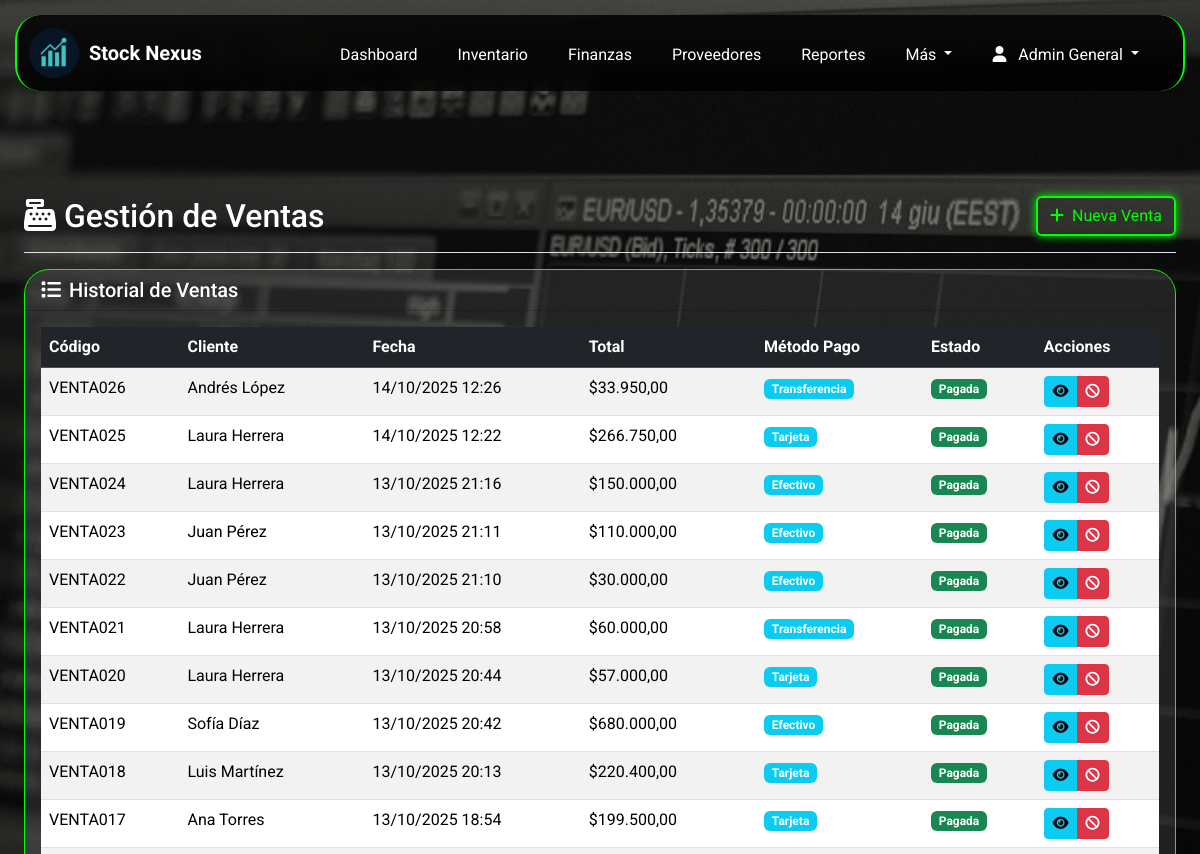
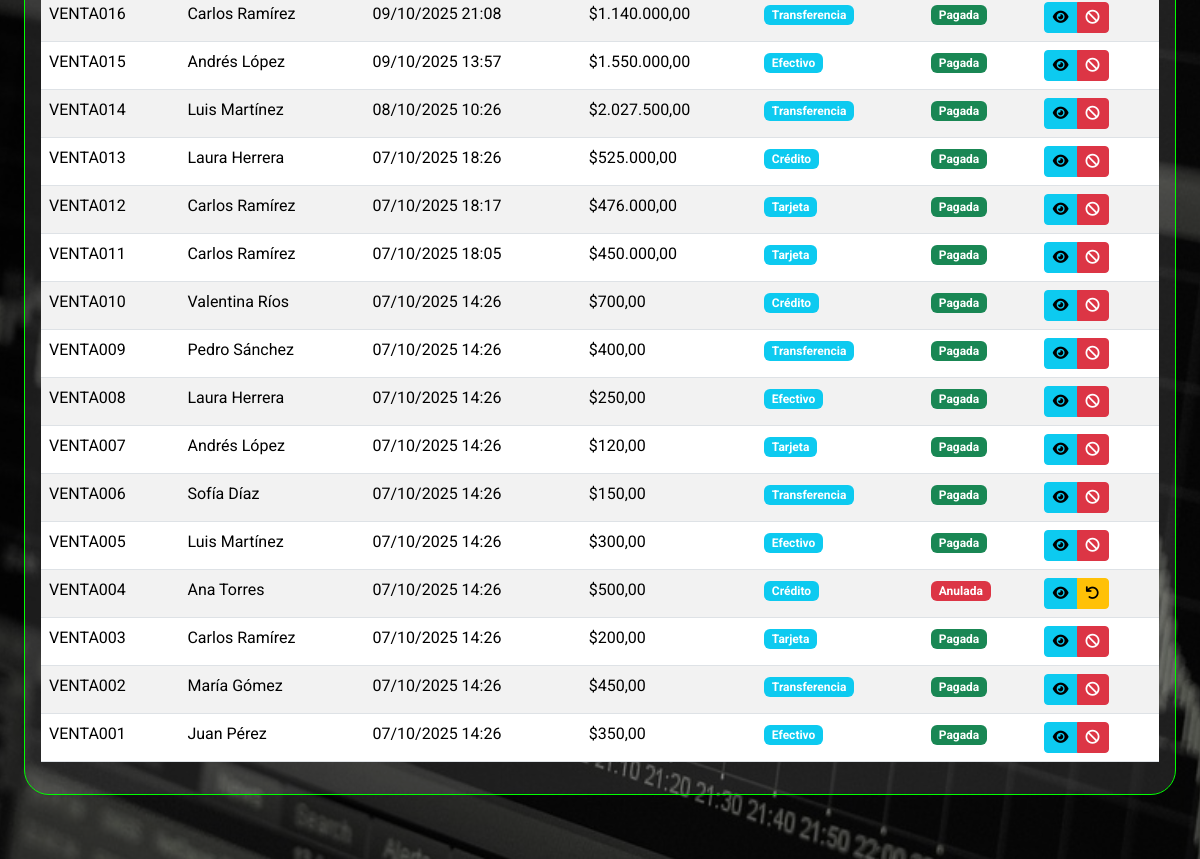
Page /index.php?page=ventas (signed in, upper part) on the earlier database version (2 pictures, top to bottom).
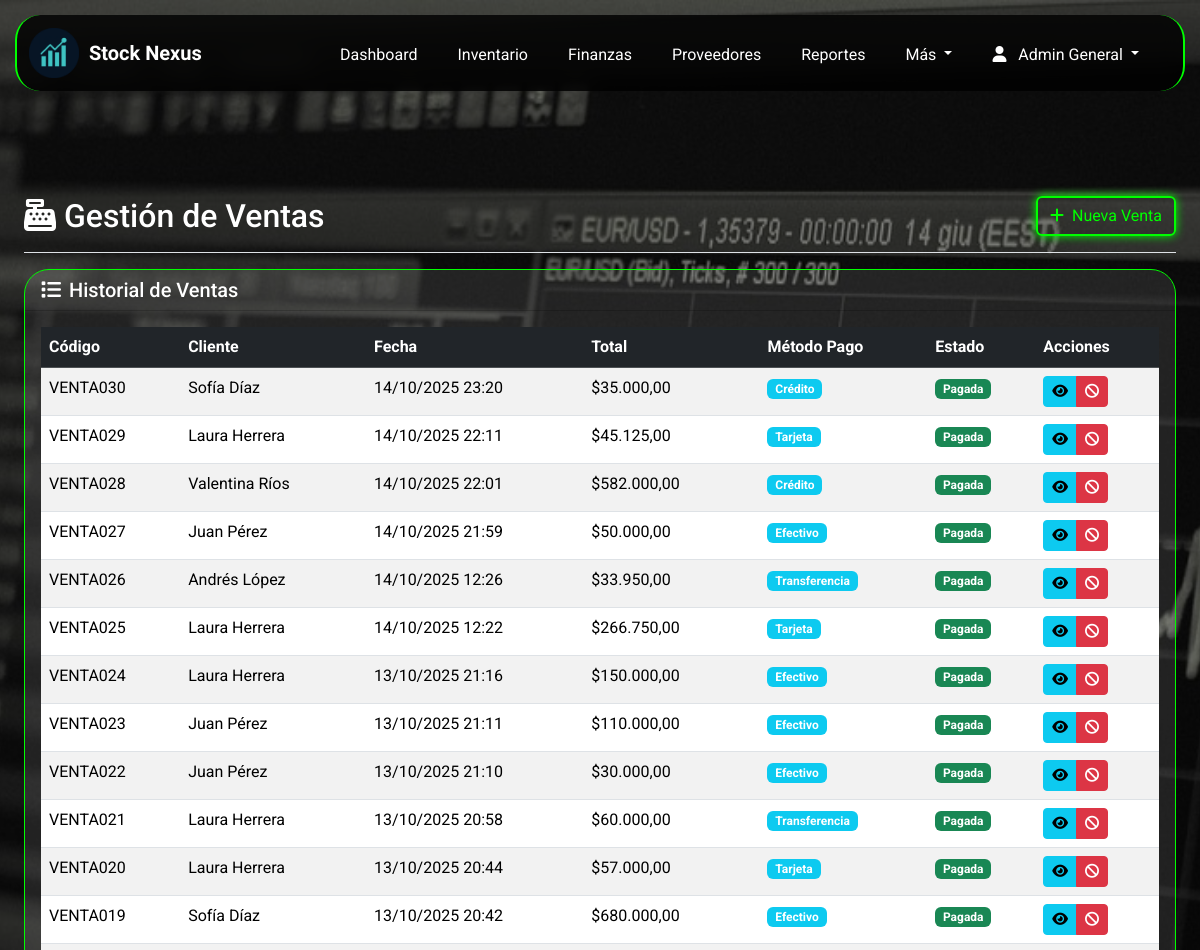
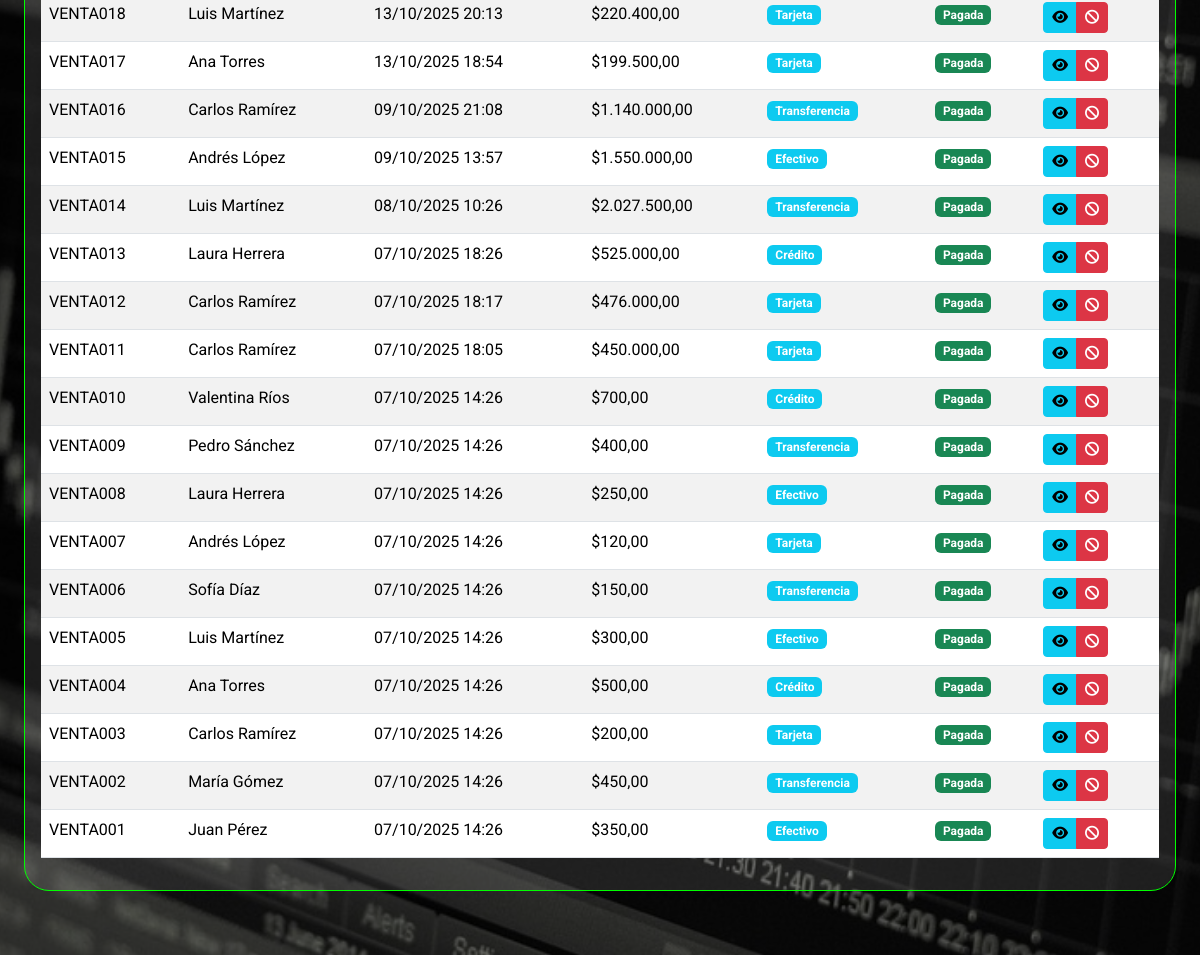
Same page on the later database version (2 pictures, top to bottom).
### tables this page shows
CREATE TABLE `ventas` (
  `id_venta` int(11) NOT NULL,
  `codigo_venta` varchar(50) NOT NULL,
  `id_cliente` int(11) DEFAULT NULL,
  `id_usuario` int(11) NOT NULL,
  `fecha_venta` datetime DEFAULT current_timestamp(),
  `metodo_pago` enum('Efectivo','Transferencia','Tarjeta','Crédito') DEFAULT 'Efectivo',
  `total_venta` decimal(14,2) DEFAULT 0.00,
  `descuento_aplicado` decimal(10,2) DEFAULT 0.00,
  `porcentaje_descuento` decimal(5,2) DEFAULT 0.00,
  `estado` enum('Pendiente','Pagada','Anulada') DEFAULT 'Pendiente'
);

CREATE TABLE `clientes` (
  `id_cliente` int(11) NOT NULL,
  `nombre_cliente` varchar(100) NOT NULL,
  `identificacion` varchar(30) DEFAULT NULL,
  `telefono` varchar(20) DEFAULT NULL,
  `correo` varchar(100) DEFAULT NULL,
  `direccion` varchar(150) DEFAULT NULL,
  `ciudad` varchar(100) DEFAULT NULL,
  `fecha_registro` datetime DEFAULT current_timestamp()
);

### app/controllers/VentaController.php (called while the page is built, shortened)
<?php
class VentaController {
    private $db;
    public function __construct($database) {
        $this->db = $database;
    }
    public function listar() {
        try {
            $stmt = $this->db->query("
                SELECT v.*, c.nombre_cliente, u.nombre_completo AS usuario_nombre
                FROM ventas v
                LEFT JOIN clientes c ON v.id_cliente = c.id_cliente
                LEFT JOIN usuarios u ON v.id_usuario = u.id_usuario
                ORDER BY v.id_venta DESC
            ");
            return $stmt->fetchAll();
        } catch (PDOException $e) {
            error_log("Error en listar ventas: " . $e->getMessage());
            return [];
        }
    }
}

### app/views/Ventas/ventas.php (the view, shortened to what this page needs)
<?php
$ventaController = new VentaController($db);
$ventas = $ventaController->listar();
?>
<div class="container-fluid px-4" style="margin-top:180px;margin-bottom:100px;">
    <div class="d-flex justify-content-between flex-wrap flex-md-nowrap align-items-center pt-3 pb-2 mb-3 border-bottom">
        <h1 class="h2"><i class="fas fa-cash-register me-2"></i>Gestión de Ventas</h1>
        <div class="btn-toolbar mb-2 mb-md-2">
            <a href="index.php?page=crear_venta" class="btn btn-neon">
                <i class="fas fa-plus me-2"></i>Nueva Venta
            </a>
        </div>
    </div>
    <div class="card">
        <div class="card-header">
            <h5 class="card-title mb-0 text-white">
                <i class="fas fa-list me-2 text-white"></i>Historial de Ventas
            </h5>
        </div>
        <div class="card-body">
            <div class="table-responsive">
                <table class="table table-striped table-hover">
                    <thead class="table-dark">
                        <tr>
                            <th>Código</th>
                            <th>Cliente</th>
                            <th>Fecha</th>
                            <th>Total</th>
                            <th>Método Pago</th>
                            <th>Estado</th>
                            <th>Acciones</th>
                        </tr>
                    </thead>
                    <tbody>
                        <?php foreach ($ventas as $venta): ?>
                        <tr>
                            <td><?= $venta['codigo_venta'] ?></td>
                            <td><?= $venta['nombre_cliente'] ?: 'Cliente General' ?></td>
                            <td><?= date('d/m/Y H:i', strtotime($venta['fecha_venta'])) ?></td>
                            <td>$<?= number_format($venta['total_venta'], 2, ',', '.') ?></td>
                            <td>
                                <span class="badge bg-info"><?= $venta['metodo_pago'] ?></span>
                            </td>
                            <td>
                                <span class="badge bg-<?=
                                    $venta['estado'] == 'Pagada' ? 'success' :
                                    ($venta['estado'] == 'Pendiente' ? 'warning' : 'danger')
                                ?>">
                                    <?= $venta['estado'] ?>
                                </span>
                            </td>
                            <td>
                                <div class="btn-group btn-group-sm">
                                    <a href="index.php?page=detalle_venta&id=<?= $venta['id_venta'] ?>"
                                    class="btn btn-info" title="Ver Detalle">
                                        <i class="fas fa-eye"></i>
                                    </a>
                                    <?php if ($venta['estado'] != 'Anulada'): ?>
                                        <a href="index.php?page=anular_venta&id=<?= $venta['id_venta'] ?>"
                                        class="btn btn-danger" title="Anular Venta">
                                            <i class="fas fa-ban"></i>
                                        </a>
                                    <?php endif; ?>
                                    <?php if (
                                        $venta['estado'] == 'Anulada' &&
                                        isset($_SESSION['rol']) &&
                                        stripos(trim($_SESSION['rol']), 'admin') !== false
                                    ): ?>
                                        <a href="index.php?page=revertir_anulacion&codigo=<?= urlencode($venta['codigo_venta']) ?>"
                                        class="btn btn-warning" title="Revertir Anulación">
                                            <i class="fas fa-undo"></i>
                                        </a>
                                    <?php endif; ?>
                                </div>
                            </td>
                        </tr>
                        <?php endforeach; ?>
                    </tbody>
                </table>
            </div>
        </div>
    </div>
</div>

Differences in the rows shown:
added ventas: codigo_venta "VENTA030", id_cliente.nombre_cliente "Sofía Díaz", fecha_venta "14/10/2025 23:20", total_venta "35.000,00", metodo_pago "Crédito", estado "Pagada"
added ventas: codigo_venta "VENTA029", id_cliente.nombre_cliente "Laura Herrera", fecha_venta "14/10/2025 22:11", total_venta "45.125,00", metodo_pago "Tarjeta", estado "Pagada"
added ventas: codigo_venta "VENTA028", id_cliente.nombre_cliente "Valentina Ríos", fecha_venta "14/10/2025 22:01", total_venta "582.000,00", metodo_pago "Crédito", estado "Pagada"
added ventas: codigo_venta "VENTA027", id_cliente.nombre_cliente "Juan Pérez", fecha_venta "14/10/2025 21:59", total_venta "50.000,00", metodo_pago "Efectivo", estado "Pagada"
changed ventas "VENTA004": estado "Anulada" → "Pagada"
